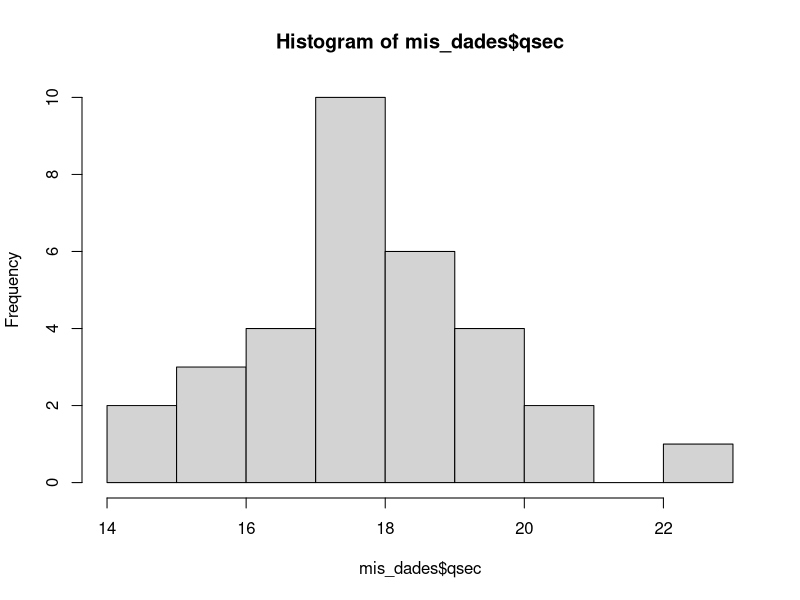

The R script that drew this image:
#Codigo para problema 1

mis_dades <- mtcars

mis_dades$qsec

mean(mis_dades$qsec)

hist(mis_dades$qsec)

table(cut(mis_dades$qsec,9))/32

freq <- table(cut(mis_dades$qsec,9))

tabla <- data.frame(ni=freq,
                    fi=freq/32,
                    Ni=cumsum(freq),
                    Fi=cumsum(freq/32))
tabla

median(mis_dades$drat)                    
mis_dades$drat
sort(mis_dades$drat)

quantile(mis_dades$drat)

mis_dades$mpg

quantile(mis_dades$mpg,0.18)

IQR(mis_dades$cyl)

mis_dades$cyl

quantile(mis_dades$cyl)

sd(mis_dades$cyl)
var(mis_dades$cyl)
var(mis_dades$qsec)
